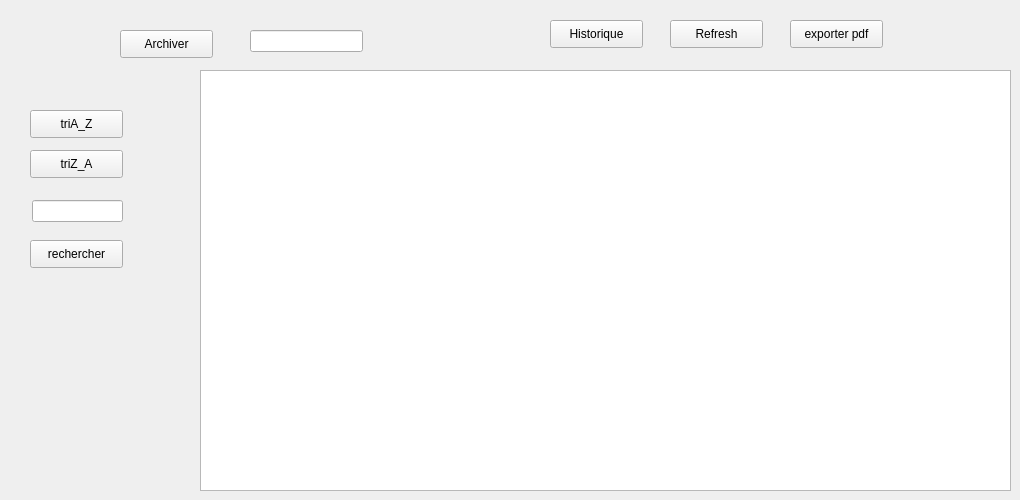
      <widget class="QWidget" name="widget_4">
       <attribute name="title">
        <string>afficher</string>
       </attribute>
       <widget class="QTableView" name="tablepp_3">
        <property name="geometry">
         <rect>
          <x>200</x>
          <y>70</y>
          <width>811</width>
          <height>421</height>
         </rect>
        </property>
       </widget>
       <widget class="QPushButton" name="pushButton_9">
        <property name="geometry">
         <rect>
          <x>120</x>
          <y>30</y>
          <width>93</width>
          <height>28</height>
         </rect>
        </property>
        <property name="text">
         <string>Archiver</string>
        </property>
       </widget>
       <widget class="QPushButton" name="pushButton_10">
        <property name="geometry">
         <rect>
          <x>550</x>
          <y>20</y>
          <width>93</width>
          <height>28</height>
         </rect>
        </property>
        <property name="text">
         <string>Historique</string>
        </property>
       </widget>
       <widget class="QLineEdit" name="lineEdit_archive_2">
        <property name="geometry">
         <rect>
          <x>250</x>
          <y>30</y>
          <width>113</width>
          <height>22</height>
         </rect>
        </property>
       </widget>
       <widget class="QPushButton" name="pushButton_11">
        <property name="geometry">
         <rect>
          <x>670</x>
          <y>20</y>
          <width>93</width>
          <height>28</height>
         </rect>
        </property>
        <property name="text">
         <string>Refresh</string>
        </property>
       </widget>
       <widget class="QPushButton" name="pushButton_12">
        <property name="geometry">
         <rect>
          <x>30</x>
          <y>110</y>
          <width>93</width>
          <height>28</height>
         </rect>
        </property>
        <property name="text">
         <string>triA_Z</string>
        </property>
       </widget>
       <widget class="QPushButton" name="pushButton_13">
        <property name="geometry">
         <rect>
          <x>30</x>
          <y>150</y>
          <width>93</width>
          <height>28</height>
         </rect>
        </property>
        <property name="text">
         <string>triZ_A</string>
        </property>
       </widget>
       <widget class="QPushButton" name="pushButton_14">
        <property name="geometry">
         <rect>
          <x>790</x>
          <y>20</y>
          <width>93</width>
          <height>28</height>
         </rect>
        </property>
        <property name="text">
         <string>exporter pdf</string>
        </property>
       </widget>
       <widget class="QLineEdit" name="idrech_2">
        <property name="geometry">
         <rect>
          <x>32</x>
          <y>200</y>
          <width>91</width>
          <height>22</height>
         </rect>
        </property>
        <property name="text">
         <string/>
        </property>
       </widget>
       <widget class="QPushButton" name="rechercher_button_2">
        <property name="geometry">
         <rect>
          <x>30</x>
          <y>240</y>
          <width>93</width>
          <height>28</height>
         </rect>
        </property>
        <property name="text">
         <string>rechercher</string>
        </property>
       </widget>
      </widget>
